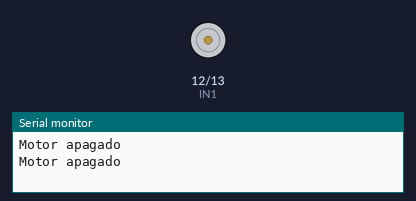
Simulated run of this sketch. Board: Arduino Uno, built with avr-gcc and run on an emulated ATmega328P. On the bench: motor-driver pin pairs drawn as motors (green arrow = first pin HIGH = forward, orange = second pin HIGH = backward, longer = more drive), the last lines printed to the serial monitor.

Above: at 0.7 s.
At 1.7 s:
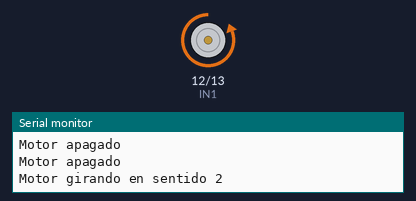
At 5.5 s:
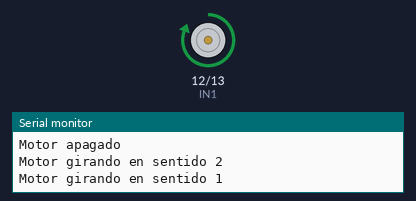
Timing chart, 0 to 6.9 s (numbered marks = the images above):
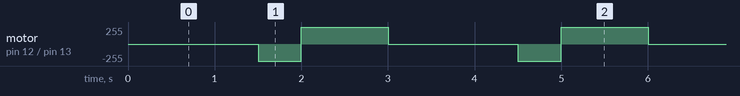

The sketch:

H_bridge.ino
```cpp
// Variables globales
const int IN1 = 12;                 // Pin de salida digital A
const int IN2 = 13;                 // Pin de salida digital B
const int limiteInferior = 10;       // Límite inferior del rango medio
const int limiteSuperior = 20;       // Límite superior del rango medio

void setup() {
  pinMode(IN1, OUTPUT);
  pinMode(IN2, OUTPUT);
  Serial.begin(115200);
}

void loop() {
  ejecutarControlMotor();
  delay(500);  // Retardo para facilitar la observación en el monitor serie
}

void ejecutarControlMotor() {
  int parametro = leerParametro();  // Simulación de la obtención del parámetro
  controlMotor(parametro);
}

// Función para controlar el motor según el parámetro recibido
void controlMotor(int parametro) {
  if (parametro < limiteInferior) {
    digitalWrite(IN1, HIGH);
    digitalWrite(IN2, LOW);
    Serial.println("Motor girando en sentido 1");
  }
  else if (parametro >= limiteInferior && parametro <= limiteSuperior) {
    digitalWrite(IN1, LOW);
    digitalWrite(IN2, LOW);
    Serial.println("Motor apagado");
  }
  else {
    digitalWrite(IN1, LOW);
    digitalWrite(IN2, HIGH);
    Serial.println("Motor girando en sentido 2");
  }
}

// Función simulada para obtener el parámetro (puedes modificarla según tu sistema)
int leerParametro() {
  static int valor = 5;
  valor += 5;  // Simular cambio del parámetro
  if (valor > 25) valor = 0;
  return valor;
}
```

Measured:
- by itself, motor on pin 12 (IN1) / pin 13 (IN2): repeats every 3.0 s: forward 255/255 1.0 s, stopped 1.5 s, backward 255/255 0.50 s
